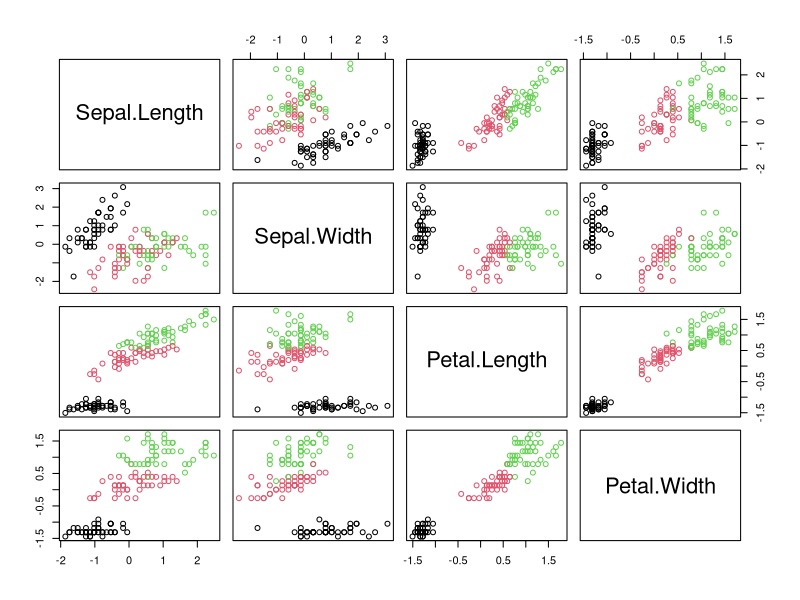

The R source for this figure:
"
This code tests the knn algoritm for classification over the dataset iris.
"

# Import package that contains knn
library(class)

# Normalize the feature columns of a dataset
normalizeDataset <- function(dataset){
    # Normalize features
    features = dataset[, 1:ncol(dataset)-1]
    normFeatures = as.data.frame(lapply(features, scale))

    # Append classifications to features
    df = cbind(normFeatures, dataset[, length(dataset)])
    names(df)[length(df)] = names(dataset)[length(dataset)]

    return(df)
}

# Normalize and partition dataset
prepareDataset <- function(dataset){
    # Normalize dataset
    normDataset = normalizeDataset(dataset)

    # Create training and test partitions
    trainingIndices = sample(1:nrow(normDataset), 0.9 * nrow(normDataset))
    ret = list()
    ret$training = normDataset[trainingIndices,]
    ret$test = normDataset[-trainingIndices,]
    return(ret)
}

# Calculate accuracy from two arrays
predAccuracy <- function(predCl, trueCl){
    return(
        (
            sum(predCl == trueCl, na.rm = TRUE) + sum(is.na(predCl) & is.na(trueCl))
        ) / length(predCl)
    )
}

# Plot dataset
plotDataset <- function(dataset){
    plot(dataset[,1:ncol(dataset)-1], col = dataset[, ncol(dataset)])
}

main <- function(){
    # Load data
    dataset = iris
    # Normalize and partition dataset
    dataset = prepareDataset(dataset)

    # Prepare sets to pass to classifier
    trainingSet = dataset$training[, 1:(ncol(dataset$training)-1)]
    testSet = dataset$test[, 1:(ncol(dataset$test)-1)]
    trainingTrueClass= dataset$training[,ncol(dataset$training)]
    testTrueClass = dataset$test[,ncol(dataset$test)]

    # Classify
    result = knn(trainingSet, testSet, cl = trainingTrueClass, k = 1)

    # Confusion matrix
    confusionMatrix = table(result, testTrueClass)
    print('Confusion matrix:')
    print(confusionMatrix)
    # Accuracy
    accuracyRate = predAccuracy(result, testTrueClass)
    print(paste('Accuracy rate:', accuracyRate))
    # Plot dataset
    plotDataset(dataset$training)

}

main()
